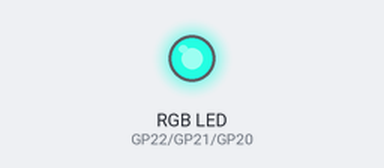
The program below on a simulated Raspberry Pi Pico running MicroPython. Parts: an RGB LED mixed from three pins (HIGH = lit). Dim RGB values are drawn brighter than linear; random numbers come from a fixed seed.

Above: at 4.3 s.
At 12.87 s:
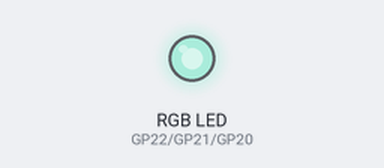
At 21.44 s:
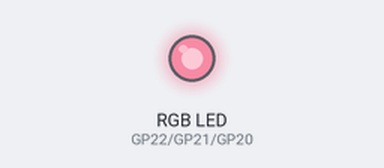
At 38.57 s:
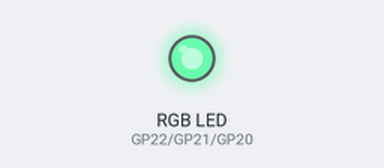
Timing chart, 0 to 40.0 s (numbered marks = the images above):
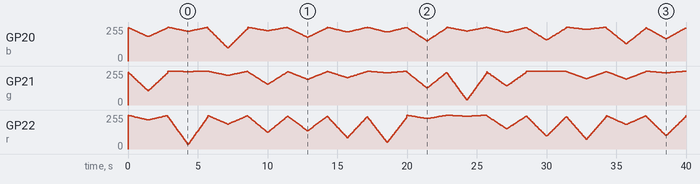

The program:

003-random-rgb.py
```python
from machine import Pin, PWM
import time
import random

r = PWM(Pin(22), freq=2000, duty_u16=0)
g = PWM(Pin(21), freq=2000, duty_u16=0)
b = PWM(Pin(20), freq=2000, duty_u16=0)

steps = 30
max_value = 65535

while True:
    max_left = max_value
    r_v = random.randint(int(max_left * 0.01), int(max_left * 0.9))
    max_left -= r_v
    g_v = random.randint(int(max_left * 0.01), int(max_left * 0.9))
    max_left -= g_v
    b_v = max_left
    for i in range(2, steps + 1):
        r.duty_u16(max_value - int(i / steps * r_v))
        g.duty_u16(max_value - int(i / steps * g_v))
        b.duty_u16(max_value - int(i / steps * b_v))
        time.sleep_ms(50 + 50 * int(steps / (steps + i)))
    for i in range(steps, 2, -1):
        r.duty_u16(max_value - int(i / steps * r_v))
        g.duty_u16(max_value - int(i / steps * g_v))
        b.duty_u16(max_value - int(i / steps * b_v))
        time.sleep_ms(50 + 50 * int(steps / (steps + i)))
```
